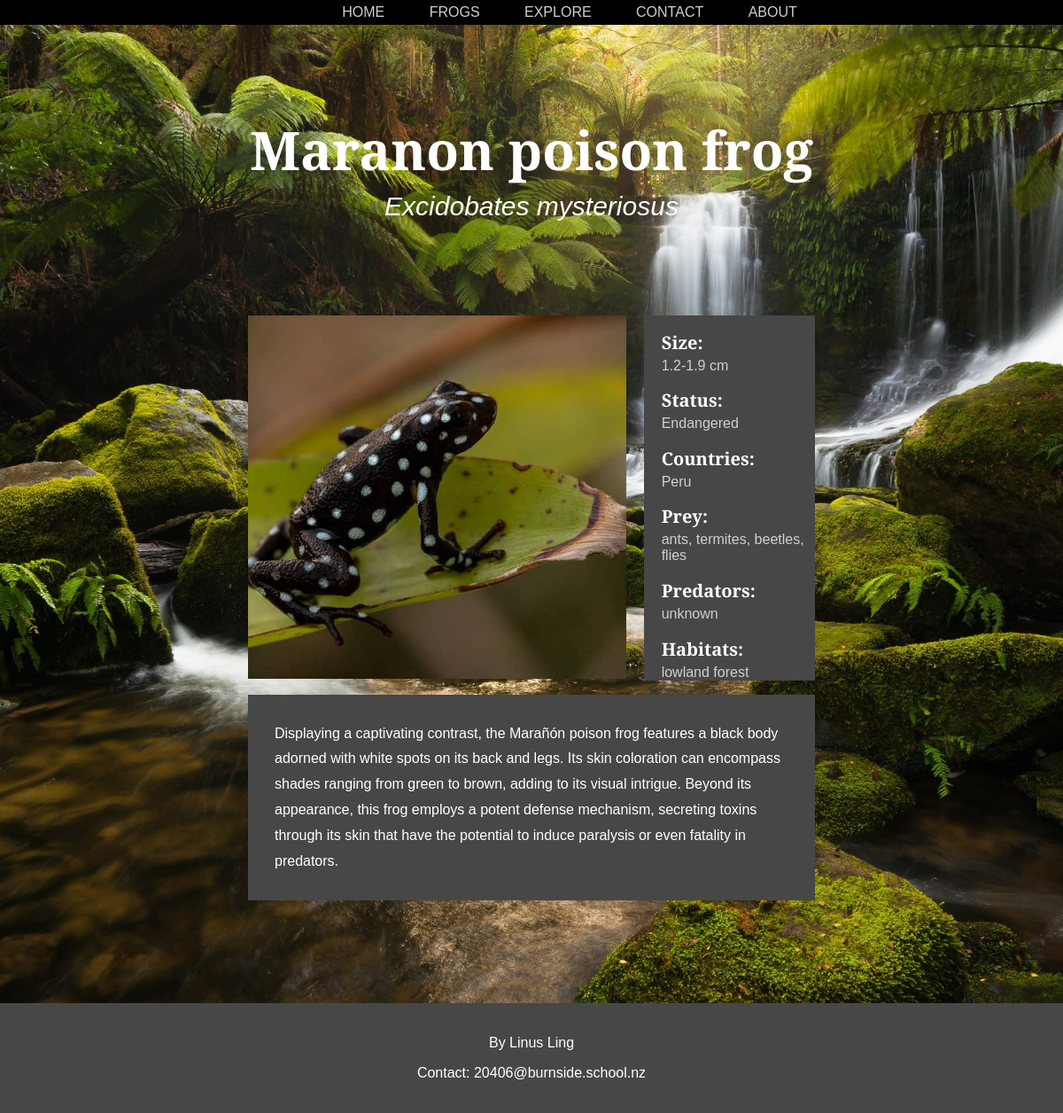
/frog/38, run on the app's committed database.
### tables this page shows
CREATE TABLE frogs (id INTEGER PRIMARY KEY AUTOINCREMENT, name VARCHAR, image TEXT, description TEXT, scientific_name VARCHAR, min_size NUMERIC, max_size NUMERIC, status INTEGER REFERENCES statuses (id));

CREATE TABLE statuses (id INTEGER PRIMARY KEY AUTOINCREMENT, name VARCHAR);

CREATE TABLE country (id INTEGER PRIMARY KEY AUTOINCREMENT, name TEXT);

CREATE TABLE prey (id INTEGER PRIMARY KEY AUTOINCREMENT, name TEXT);

CREATE TABLE predator (id INTEGER PRIMARY KEY AUTOINCREMENT, name TEXT, description TEXT);

CREATE TABLE habitat (id INTEGER PRIMARY KEY AUTOINCREMENT, name TEXT, description TEXT);

### routes.py (the view)
@app.route('/frog/<int:id>')
def frog(id):
    queries = [['SELECT * FROM frogs WHERE id=?', (id,)],
               ['SELECT * FROM statuses WHERE id IN(SELECT status FROM frogs WHERE id =?)', (id,)],
               ['SELECT * FROM country WHERE id IN(SELECT cid FROM FrogCountry WHERE fid =?)', (id,)],
               ['SELECT * FROM prey WHERE id IN(SELECT pid FROM FrogPrey WHERE fid =?)', (id,)],
               ['SELECT * FROM predator WHERE id IN(SELECT pid FROM FrogPredator WHERE fid =?)', (id,)],
               ['SELECT * FROM habitat WHERE id IN(SELECT hid FROM FrogHabitat WHERE fid =?)', (id,)]]
    fetchall = [False, False, True, True, True, True, True]
    frog, status, country, prey, predator, habitat = fetch_data(queries, fetchall)
    return render_template("frog.html", frog=frog, status=status, country=country, prey=prey, predator=predator, habitat=habitat)

### routes.py (called while the page is built)
def fetch_data(queries: list, fetchall: list):
    conn = sqlite3.connect('frog.db')
    cur = conn.cursor()
    results = []
    for index, query in enumerate(queries):
        try:                                                 # checks if query[1] index exists, thefourtheye - https://stackoverflow.com/questions/29715501/how-can-i-check-if-a-list-index-exists
            cur.execute(query[0], query[1])
        except IndexError:
            cur.execute(query[0])
        if fetchall[index] is True:
            result = cur.fetchall()
        else:
            result = cur.fetchone()
        results.append(result)
    conn.close()
    return results

### templates/frog.html
{%extends "layout.html"%}
{%block content%}
<div class = "title">
    <h2>{{frog[1]}}</h2>
    <h3>{{frog[4]}}</h3>
</div>
<div class = "info_container">
    <img src = "/{{frog[2]}}" />
    <div class = "info">
        <h2>Size:</h2>
        {%if frog[5] != 0 %}
            <p>{{frog[5]}}-{{frog[6]}} cm</p>
        {%else%}
            <p>{{frog[6]}} cm<p>
        {%endif%}
        <h2>Status:</h2>
        <p>{{status[1]}}</p>
        <h2>Countries:</h2>
        <p>
            {%for item in country %}
                {{item[1]}}{{ "," if not loop.last }}
            {%endfor%}
        </p>
        <h2>Prey:</h2>
        <p>
            {%for item in prey %}
                {{item[1]}}{{ "," if not loop.last }}
            {%endfor%}
        </p>
        <h2>Predators:</h2>
        <p>
            {%for item in predator %}
                {{item[1]}}{{ "," if not loop.last }}
            {%endfor%}
        </p>
        <h2>Habitats:</h2>
        <p>
            {%for item in habitat %}
                {{item[1]}}{{ "," if not loop.last }}
            {%endfor%}
        </p>
    </div>
    <p class = "description">{{frog[3]}}</p>
</div>
{%endblock%}

### static/css/style.css (style rules this page uses)
body { margin: 0; padding: 0; min-height: 100vh; font-family: "Cormorant garamond", sans-serif; font-weight: 300; background: url("background.jpg") center/cover fixed no-repeat; color:rgb(255, 255, 255); display: flex; flex-direction: column; }
.info_container { display: grid; grid-template-columns: 2fr 1fr; padding: 100px; padding-top: 0px; margin: 0 15%; justify-content: center; }
.title { text-align: center; padding: 100px; }
.title h2 { margin: 0; font-size: 60px; }
.title h3 { margin: 6px; font-size: 30px; font-style: italic; font-weight: 2; }
.info_container img { object-fit: cover; width: 100%; height: 410px; }
.info { padding-left: 20px; margin-left: 20px; background-color: #474747; }
.info p { font-size: 16px; padding: 0; margin: 0; color: #cfcfcf; }
.info h2 { font-size: 20px; padding: 0; margin-bottom: 4px; }
.description { font-size: 16px; line-height: 1.8; padding: 30px; grid-column: span 2; background-color: #474747; }

### data on the page
frogs: name "Maranon poison frog", scientific_name "Excidobates mysteriosus", min_size "1.2", max_size "1.9", description "Displaying a captivating contrast, the Marañón poison frog features a black body adorned with white spots on its back and legs. Its skin coloration can encompass shades ranging from green to brown, adding to its visual intrigue. Beyond its appearance, this frog employs a potent defense mechanism, secreting toxins through its skin that have the potential to induce paralysis or even fatality in predators."
statuses: name "Endangered"
country: name "Peru"
prey: name "ants", last ","
prey: name "termites", last ","
prey: name "beetles", last ","
prey: name "flies"
predator: name "unknown"
habitat: name "lowland forest"
